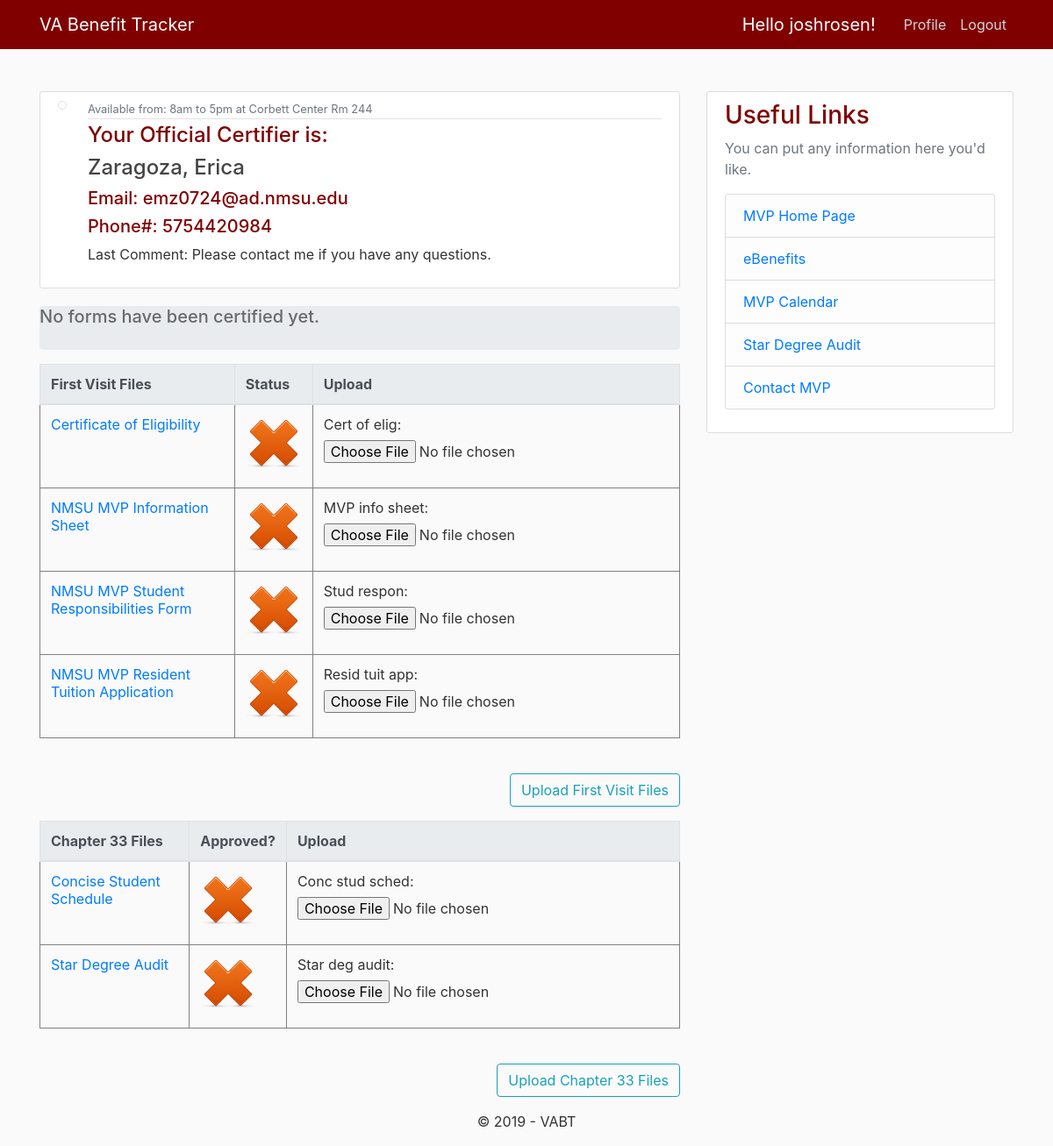
The app's page /student_home/ (signed in) with its own data.
### dashboard/models.py (models this page shows, shortened)
class Post(models.Model):
    title = models.CharField(max_length=100, blank=True)
    comment = models.TextField(blank=True)
    date_began = models.DateTimeField(default=timezone.now)
    last_certifier = models.CharField(max_length=80,default='None')
    student = models.ForeignKey(User, related_name='certs', on_delete=models.CASCADE)
    progress = models.IntegerField(default=0)
    date_cert = models.DateTimeField(default=timezone.now)
    Certificate_of_eligibility = models.BooleanField(default=False)
    CertifiedBy = models.CharField(max_length=30,default='None(COE)')
    date_info = models.DateTimeField(default=timezone.now)
    MVP_information_sheet = models.BooleanField(default=False)
    CertifiedBy2 = models.CharField(max_length=30,default='None(Info Sheet)')
    date_respo = models.DateTimeField(default=timezone.now)
    Student_responsibility = models.BooleanField(default=False)
    CertifiedBy3 = models.CharField(max_length=30,default='None(Student Responsibility)')
    date_tuition = models.DateTimeField(default=timezone.now)
    Resident_tuition_app = models.BooleanField(default=False)
    CertifiedBy4 = models.CharField(max_length=30,default='None(Date Tuition)')
    date_concise = models.DateTimeField(default=timezone.now)
    Concise_student_schedule = models.BooleanField(default=False)
    CertifiedBy5 = models.CharField(max_length=30,default='None(Concise Student Schedule)')
    date_audit = models.DateTimeField(default=timezone.now)
    Star_degree_audit = models.BooleanField(default=False)
    CertifiedBy6 = models.CharField(max_length=30,default='None(Degree Audit)')

### dashboard/views.py (the view)
# urls.py: path('student_home/', views.student_home,name='student-home'),
@login_required
def student_home(request):
    if request.method=='POST':
        cert_form = CertForm(request.POST, request.FILES, instance=request.user.userextended)
        mvp_form = MVPForm(request.POST, request.FILES, instance=request.user.userextended)
        stud_form = StudResponForm(request.POST, request.FILES, instance=request.user.userextended)
        resid_form = ResidTuitAppForm(request.POST, request.FILES, instance=request.user.userextended)
        conc_form = ConcStudSchedForm(request.POST, request.FILES, instance=request.user.userextended)
        star_form = StarDegAuditForm(request.POST, request.FILES, instance=request.user.userextended)
        if cert_form.is_valid() and mvp_form.is_valid() and stud_form.is_valid() and resid_form.is_valid() and conc_form.is_valid() and star_form.is_valid() == True:
            cert_form.save()
            mvp_form.save()
            stud_form.save()
            resid_form.save()
            conc_form.save()
            star_form.save()
            messages.success(request, f'Your File(s) has been uploaded!')
    else:
        cert_form = CertForm(instance=request.user.userextended)
        mvp_form = MVPForm(instance=request.user.userextended)
        stud_form = StudResponForm(instance=request.user.userextended)
        resid_form = ResidTuitAppForm(instance=request.user.userextended)
        conc_form = ConcStudSchedForm(instance=request.user.userextended)
        star_form = StarDegAuditForm(instance=request.user.userextended)
    certs = Post.objects.all()#for the certification
    context = {
            'cert_form': cert_form,
            'mvp_form' : mvp_form,
            'stud_form' : stud_form,
            'resid_form' : resid_form,
            'conc_form' : conc_form,
            'star_form' : star_form,
            'certs' : certs
    }
    return render(request, 'dashboard/student_home.html',context)

### dashboard/forms.py
class CertForm(forms.ModelForm):
    class Meta:
        model = UserExtended
        fields = ['cert_of_elig']

class MVPForm(forms.ModelForm):
    class Meta:
        model = UserExtended
        fields = ['MVP_info_sheet']

### dashboard/templates/dashboard/student_home.html (shortened to what this page needs)
﻿{%extends "dashboard/base.html" %}
{% block content %}
{% if user.userextended.chapter == '33' or user.userextended.chapter == '31' or user.userextended.chapter == '1606' %}
    <article class="media content-section">
                <img class="rounded-circle img-thumbnail mr-4 grow" src="" />
                <div class="media-body">
                    <div class="article-metadata">
                        <small class="text-muted">Available from: 8am to 5pm at Corbett Center Rm 244</small>
                    </div>
                    <h4>Your Official Certifier is:</h4>
                    <h4><a class="article-title" href="#">Zaragoza, Erica</a></h4>
                    <h5>Email: emz0724@ad.nmsu.edu</h5>
                    <h5>Phone#: 5754420984</h5>
                    <p class="article-content">Last Comment: Please contact me if you have any questions.</p>
                </div>
    </article>
{% endif %}
<div class="progress mb-3" style="height: 50px">
    {% if user.userextended.progress_student == 0 %}
      <h5 style="color:dimgrey;">No forms have been certified yet.</h5>
    {% endif %}
</div>
    {% if user.userextended.is_firsttime %}
        <form method="post" enctype="multipart/form-data">
          <table class="table table-hover">
          <caption></caption>
          <thead class="thead-light">
            <tr>
                <th scope="col">First Visit Files </th>
                <th scope="col">Status</th>
                <th scope="col">Upload</th>
            </tr>
          </thead>
          <tbody>
            <tr>
                <td><a href="https://www.va.gov/education/how-to-apply/" target="_blank">Certificate of Eligibility</a></td>
                 {% for p in certs %}
                    {%if p.student.username == user.username and p.Certificate_of_eligibility == True %}
                    <td><img src="/media/green_check.png"></td>
                    {%elif p.student.username == user.username and p.Certificate_of_eligibility == False %}
                    <td><img src="/media/red_check.png"></td>
                    {%endif%}
                 {% endfor %}
                <td>
                    {{ cert_form.as_p}}
                </td>
            </tr>
          <tr>
            <td><a href="https://mvp.nmsu.edu/files/2018/09/MVP-Information-Sheet.pdf" target="_blank">NMSU MVP Information Sheet</a></td>
            {% for p in certs %}
                {%if p.student.username == user.username and p.MVP_information_sheet == True %}
                <td><img src="/media/green_check.png"></td>
                {%elif p.student.username == user.username and p.MVP_information_sheet == False %}
                <td><img src="/media/red_check.png"></td>
                {%endif%}
             {% endfor %}
            <td>
                {{ mvp_form.as_p }}
            </td>
          </tr>
          <tr>
                {%if user.userextended.chapter == '30' or user.userextended.chapter == '1606' or user.userextended.chapter == '35' %}
                    <td><a href="https://mvp.nmsu.edu/files/2018/06/Ch_30_1606_1607_35_Student_Responsibilities.pdf" target="_blank">NMSU MVP Student Responsibilities Form</a></td>
                {% elif user.userextended.chapter == '31' %}
                    <td><a href="https://mvp.nmsu.edu/files/2018/06/Ch_31_Student_Responsibilities.pdf" target="_blank">NMSU MVP Student Responsibilities Form</a></td>
                {%else%}
                    <td><a href="https://mvp.nmsu.edu/files/2018/06/Ch_33_Student_Responsibilities.pdf" target="_blank">NMSU MVP Student Responsibilities Form</a></td>
                {%endif%}
            {% for p in certs %}
                {%if p.student.username == user.username and p.Student_responsibility == True %}
                <td><img src="/media/green_check.png"></td>
                {%elif p.student.username == user.username and p.Student_responsibility == False %}
                <td><img src="/media/red_check.png"></td>
                {%endif%}
             {% endfor %}
            <td>
                {{ stud_form.as_p }}
            </td>
          </tr>
              <tr>
            <td><a href="https://mvp.nmsu.edu/files/2018/08/MVP_Waiver.pdf" target="_blank">NMSU MVP Resident Tuition Application </a></td>
            {% for p in certs %}
                {%if p.student.username == user.username and p.Resident_tuition_app == True %}
                <td><img src="/media/green_check.png"></td>
                {%elif p.student.username == user.username and p.Resident_tuition_app == False %}
                <td><img src="/media/red_check.png"></td>
                {%endif%}
             {% endfor %}
            <td>
                {{ resid_form.as_p }}
            </td>
          </tr>
           </tbody>
        </table>
      <div style="text-align:right">
            <button class="btn btn-outline-info" type="submit">Upload First Visit Files</button>
      </div>
      </form>
    {% endif %}
    {% if user.userextended.chapter == '33' %}
      <form method="post" enctype="multipart/form-data">
        <table class="table table-hover">
        <caption></caption>
        <thead class="thead-light">
          <tr>
            <th scope="col">Chapter 33 Files</th>
            <th scope="col">Approved?</th>
            <th scope="col">Upload</th>
          </tr>
          </thead>
          <tbody>
          <tr>
            <td><a href="https://my.nmsu.edu" target="_blank">Concise Student Schedule </a></td>
            {% for p in certs %}
                {%if p.student.username == user.username and p.Concise_student_schedule == True %}
                <td><img src="/media/green_check.png"></td>
                {%elif p.student.username == user.username and p.Concise_student_schedule == False %}
                <td><img src="/media/red_check.png"></td>
                {%endif%}
             {% endfor %}
            <td>
                {{ conc_form.as_p }}
            </td>
          </tr>
          <tr>
            <td><a href="https://degreeaudit.nmsu.edu/" target="_blank">Star Degree Audit</a></td>
            {% for p in certs %}
                {%if p.student.username == user.username and p.Star_degree_audit == True %}
                <td><img src="/media/green_check.png"></td>
                {%elif p.student.username == user.username and p.Star_degree_audit == False %}
                <td><img src="/media/red_check.png"></td>
                {%endif%}
             {% endfor %}
            <td>
                {{ star_form.as_p }}
            </td>
          </tr>
          </tbody>
        </table>
       <div style="text-align:right">
            <button class="btn btn-outline-info" type="submit">Upload Chapter 33 Files</button>
       </div>
       </form>
    {% endif %}
{% endblock content %}

### dashboard/templates/dashboard/base.html (shortened to what this page needs)
﻿{% load static %}
<html xmlns="http://www.w3.org/1999/xhtml">
<head>
    <link rel="stylesheet" href="https://maxcdn.bootstrapcdn.com/bootstrap/4.0.0/css/bootstrap.min.css">
    <link href="{% static 'dashboard/main.css' %}" rel="stylesheet" type="text/css"/>
</head>
<body>
    <header class="site-header">
        <nav class="navbar navbar-expand-md navbar-dark bg-steel fixed-top">
            <div class="container">
                    <a class="navbar-brand mr-4" href="{%url 'dashboard-home'%}">VA Benefit Tracker</a>
                <div class="collapse navbar-collapse" id="navbarToggle">
                    <div class="navbar-nav">
                        {% if user.is_authenticated %}
                        <a class="navbar-brand mr-4"><font color="white"> Hello {{user.get_username}}!</font></a>
                        <a class="nav-item nav-link" href="{% url 'profile' %}">Profile</a>
                        <a class="nav-item nav-link" href="{% url 'logout' %}">Logout</a>
                        {% else %}
                        <a class="nav-item nav-link" href="{% url 'login' %}">Login</a>
                        <a class="nav-item nav-link" href="{% url 'registers' %}">Register</a>
                        {% endif %}
                    </div>
                </div>
            </div>
        </nav>
    </header>
    <main role="main" class="container">
        <div class="row">
            <div class="col-md-8">
                {% block content %}{% endblock %}
            </div>
            <div class="col-md-4">
                <div class="content-section">
                    <h3>Useful Links</h3>
                    <p class='text-muted'>
                        You can put any information here you'd like.
                        <ul class="list-group">
                            <li class="list-group-item list-group-item-light"><a href="https://mvp.nmsu.edu/">MVP Home Page</a></li>
                            <li class="list-group-item list-group-item-light"><a href="https://www.ebenefits.va.gov/ebenefits/homepage">eBenefits</a></</li>
                            <li class="list-group-item list-group-item-light"><a href="https://mvp.nmsu.edu/calendar/">MVP Calendar</a></</li>
                            <li class="list-group-item list-group-item-light"><a href="https://degreeaudit.nmsu.edu/">Star Degree Audit</a></</li>
                            <li class="list-group-item list-group-item-light"><a href="https://mvp.nmsu.edu/nmsu-military-and-veterans-programs/contact-us/">Contact MVP</a></</li>
                        </ul>
                    </p>
                </div>
            </div>
        </div>
    </main>
        <footer>
        <center>
            <p>&copy; {{ 2019 }} - VABT</p>
        </center>
        </footer>
</body>
</html>

### dashboard/static/dashboard/main.css (style rules this page uses)
body { background: #fafafa; color: #333333; margin-top: 5rem; }
h1, h2, h3, h4, h5, h6 { color: #800000; }
ul { margin: 0; }
.bg-steel { background-color: #800000; }
.site-header .navbar-nav .nav-link { color: #cbd5db; }
.content-section { background: #ffffff; padding: 10px 20px; border: 1px solid #dddddd; border-radius: 3px; margin-bottom: 20px; }
.article-title { color: #444444; }
.article-content { white-space: pre-line; }
.article-metadata { padding-bottom: 1px; margin-bottom: 4px; border-bottom: 1px solid #e3e3e3 }
table, th, td { border: .5px solid gray; border-collapse: collapse; }
th, td { padding: 15px; }

### records on screen
Post: Certificate_of_eligibility False (drawn), MVP_information_sheet False (drawn), Student_responsibility False (drawn), Resident_tuition_app False (drawn), Concise_student_schedule False (drawn), Star_degree_audit False (drawn)

### other values on screen
{{ user.get_username }} "joshrosen"
{{ 2019 }} "2019"
